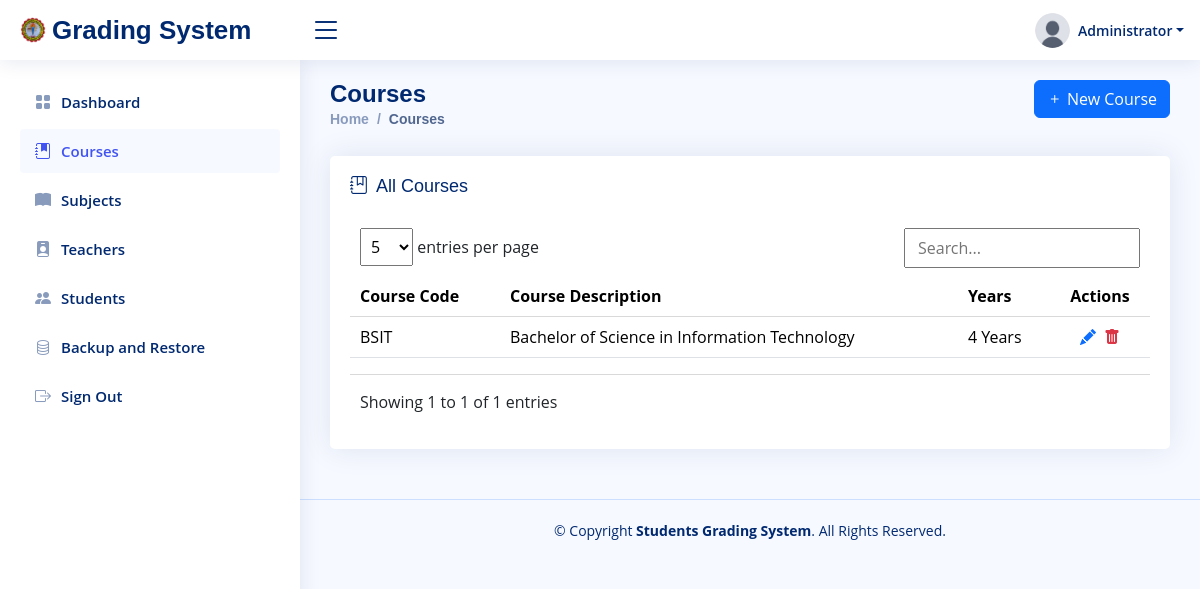
The page /courses (signed in) on the database its author committed.
### tables this page shows
CREATE TABLE `users` (
  `id` int(11) NOT NULL AUTO_INCREMENT,
  `uuid` varchar(36) NOT NULL,
  `name` varchar(100) NOT NULL,
  `username` varchar(50) NOT NULL,
  `password` varchar(255) NOT NULL,
  `image` varchar(50) NOT NULL,
  `user_type` varchar(20) NOT NULL,
  `created_at` datetime NOT NULL,
  `updated_at` datetime NOT NULL,
  PRIMARY KEY (`id`),
  UNIQUE KEY `uuid` (`uuid`),
  UNIQUE KEY `username` (`username`)
);

CREATE TABLE `courses` (
  `id` int(11) NOT NULL AUTO_INCREMENT,
  `uuid` varchar(36) NOT NULL,
  `code` varchar(100) NOT NULL,
  `description` varchar(100) NOT NULL,
  `years` int(11) NOT NULL,
  `created_at` datetime NOT NULL,
  `updated_at` datetime NOT NULL,
  PRIMARY KEY (`id`),
  UNIQUE KEY `uuid` (`uuid`),
  UNIQUE KEY `code` (`code`)
);

### config/database.php (called while the page is built, shortened)
<?php
class Database
{
    private $host = 'localhost';
    private $dbname = 'student_grading_system';
    private $username = 'root';
    private $password = '';
    private $connection;
    public function __construct()
    {
        $this->insert_admin_data();
    }
    private function connect()
    {
        $this->connection = new mysqli($this->host, $this->username, $this->password);
    }
    private function create_database()
    {
        $sql = "CREATE DATABASE IF NOT EXISTS " . $this->dbname;
    }
    private function select_database()
    {
        $this->connection->select_db($this->dbname);
    }
    private function create_users_table()
    {
        $sql = "CREATE TABLE IF NOT EXISTS users (
            id INT(11) AUTO_INCREMENT PRIMARY KEY,
            uuid VARCHAR(36) NOT NULL UNIQUE,
            name VARCHAR(100) NOT NULL,
            username VARCHAR(50) NOT NULL UNIQUE,
            password VARCHAR(255) NOT NULL,
            image VARCHAR(50) NOT NULL,
            user_type VARCHAR(20) NOT NULL,
            created_at DATETIME NOT NULL,
            updated_at DATETIME NOT NULL
        )";
    }
    private function create_students_table()
    {
        $sql = "CREATE TABLE IF NOT EXISTS students (
            id INT(11) AUTO_INCREMENT PRIMARY KEY,
            uuid VARCHAR(36) NOT NULL UNIQUE,
            account_id INT(11) NOT NULL UNIQUE,
            student_number VARCHAR(100) NOT NULL UNIQUE,
            course VARCHAR(100) NOT NULL,
            year VARCHAR(100) NOT NULL,
            section VARCHAR(100) NOT NULL,
            first_name VARCHAR(100) NOT NULL,
            middle_name VARCHAR(100) NOT NULL,
            last_name VARCHAR(100) NOT NULL,
            birthday VARCHAR(100) NOT NULL,
            mobile_number VARCHAR(100) NOT NULL,
            email VARCHAR(100) NOT NULL,
            address TEXT NOT NULL,
            created_at DATETIME NOT NULL,
            updated_at DATETIME NOT NULL
        )";
    }
    private function create_teachers_table()
    {
        $sql = "CREATE TABLE IF NOT EXISTS teachers (
            id INT(11) AUTO_INCREMENT PRIMARY KEY,
            uuid VARCHAR(36) NOT NULL UNIQUE,
            account_id INT(11) NOT NULL UNIQUE,
            employee_number VARCHAR(100) NOT NULL UNIQUE,
            first_name VARCHAR(100) NOT NULL,
            middle_name VARCHAR(100) NOT NULL,
            last_name VARCHAR(100) NOT NULL,
            birthday VARCHAR(100) NOT NULL,
            mobile_number VARCHAR(100) NOT NULL,
            email VARCHAR(100) NOT NULL,
            address TEXT NOT NULL,
            created_at DATETIME NOT NULL,
            updated_at DATETIME NOT NULL
        )";
    }
    private function create_courses_table()
    {
        $sql = "CREATE TABLE IF NOT EXISTS courses (
            id INT(11) AUTO_INCREMENT PRIMARY KEY,
            uuid VARCHAR(36) NOT NULL UNIQUE,
            code VARCHAR(100) NOT NULL UNIQUE,
            description VARCHAR(100) NOT NULL,
            years INT(11) NOT NULL,
            created_at DATETIME NOT NULL,
            updated_at DATETIME NOT NULL
        )";
    }
    private function create_grade_components_table()
    {
        $sql = "CREATE TABLE IF NOT EXISTS grade_components (
            id INT(11) AUTO_INCREMENT PRIMARY KEY,
            uuid VARCHAR(36) NOT NULL UNIQUE,
            teacher_id INT(11) NOT NULL,
            subject_id INT(11) NOT NULL,
            component VARCHAR(255) NOT NULL,
            weight INT(11) NOT NULL,
            created_at DATETIME NOT NULL,
            updated_at DATETIME NOT NULL
        )";
    }
    private function create_student_grades_table()
    {
        $sql = "CREATE TABLE IF NOT EXISTS student_grades (
            id INT(11) AUTO_INCREMENT PRIMARY KEY,
            uuid VARCHAR(36) NOT NULL UNIQUE,
            teacher_id INT(11) NOT NULL,
            student_id INT(11) NOT NULL,
            subject_id INT(11) NOT NULL,
            grade_component_id INT(11) NOT NULL,
            course VARCHAR(100) NOT NULL,
            year VARCHAR(10) NOT NULL,
            semester VARCHAR(10) NOT NULL,
            grade FLOAT(11,2) NOT NULL,
            created_at DATETIME NOT NULL,
            updated_at DATETIME NOT NULL
        )";
    }
    private function create_subjects_table()
    {
        $sql = "CREATE TABLE IF NOT EXISTS subjects (
            id INT(11) AUTO_INCREMENT PRIMARY KEY,
            uuid VARCHAR(36) NOT NULL UNIQUE,
            code VARCHAR(100) NOT NULL,
            description VARCHAR(100) NOT NULL,
            lecture_units INT(11) NOT NULL,
            laboratory_units INT(11) NOT NULL,
            hours_per_week INT(11) NOT NULL,
            course VARCHAR(100) NOT NULL,
            year VARCHAR(10) NOT NULL,
            semester VARCHAR(10) NOT NULL,
            created_at DATETIME NOT NULL,
            updated_at DATETIME NOT NULL
        )";
    }
    private function create_logs_table()
    {
        $sql = "CREATE TABLE IF NOT EXISTS logs (
            id INT(11) AUTO_INCREMENT PRIMARY KEY,
            uuid VARCHAR(36) NOT NULL UNIQUE,
            user_id INT(11) NOT NULL,
            activity TEXT NOT NULL,
            created_at DATETIME NOT NULL,
            updated_at DATETIME NOT NULL
        )";
    }
    private function insert_admin_data()
    {
        $is_admin_exists = $this->select_one("users", "id", "1");
    }
    public function select_one($table, $condition_column, $condition_value)
    {
        $sql = "SELECT * FROM $table WHERE $condition_column = ? LIMIT 1";
        $stmt = $this->connection->prepare($sql);
        $stmt->bind_param("s", $condition_value);
        $stmt->execute();
        return $stmt->get_result()->fetch_assoc();
    }
    public function select_all($table, $order_by = null, $direction = 'ASC')
    {
        $sql = "SELECT * FROM $table";
        if ($order_by) {
            $sql .= " ORDER BY $order_by " . strtoupper($direction);
        }
        $result = $this->connection->query($sql);
        return $result->fetch_all(MYSQLI_ASSOC);
    }
}
$db = new Database();

### views/pages/courses.php (the view, shortened to what this page needs)
<?php include_once "../views/pages/templates/header.php" ?>
<main id="main" class="main">
    <div class="pagetitle">
        <div class="row">
            <div class="col-6">
                <h1>Courses</h1>
                <nav>
                    <ol class="breadcrumb">
                        <li class="breadcrumb-item"><a href="/">Home</a></li>
                        <li class="breadcrumb-item active">Courses</li>
                    </ol>
                </nav>
            </div>
            <div class="col-6">
                <button class="btn btn-primary float-end" data-bs-toggle="modal" data-bs-target="#new_course_modal"><i class="bi bi-plus"></i> New Course</button>
            </div>
        </div>
    </div>
    <section class="section">
        <div class="row">
            <div class="col-lg-12">
                <div class="card">
                    <div class="card-body">
                        <h5 class="card-title"><i class="bi bi-journal-bookmark me-1"></i> All Courses</h5>
                        <table class="table datatable">
                            <thead>
                                <tr>
                                    <th>Course Code</th>
                                    <th>Course Description</th>
                                    <th>Years</th>
                                    <th class="text-center">Actions</th>
                                </tr>
                            </thead>
                            <tbody>
                                <?php if ($courses = $db->select_all("courses", "id", "DESC")): ?>
                                    <?php foreach ($courses as $course): ?>
                                        <tr>
                                            <td><?= $course["code"] ?></td>
                                            <td><?= $course["description"] ?></td>
                                            <td><?= $course["years"] ?> Year<?= intval($course["years"]) > 1 ? "s" : null ?></td>
                                            <td class="text-center">
                                                <i class="bi bi-pencil-fill text-primary me-1 update_course" role="button" course_id="<?= $course["id"] ?>"></i>
                                                <i class="bi bi-trash-fill text-danger delete_course" role="button" course_id="<?= $course["id"] ?>"></i>
                                            </td>
                                        </tr>
                                    <?php endforeach ?>
                                <?php endif ?>
                            </tbody>
                        </table>
                    </div>
                </div>
            </div>
        </div>
    </section>
</main>
<?php include_once "../views/pages/templates/footer.php" ?>

### views/pages/templates/header.php (shortened to what this page needs)
<?php
$current_page = basename($_SERVER['REQUEST_URI']);
$user_data = $db->select_one("users", "id", $_SESSION["user_id"]);
?>
<!DOCTYPE html>
<html lang="en">
<head>
    <link href="assets/vendor/bootstrap/css/bootstrap.min.css" rel="stylesheet">
    <link href="assets/vendor/bootstrap-icons/bootstrap-icons.css" rel="stylesheet">
    <link href="assets/vendor/simple-datatables/style.css" rel="stylesheet">
    <link href="assets/vendor/sweetalert2/css/sweetalert2.min.css" rel="stylesheet">
    <link href="assets/css/style.css" rel="stylesheet">
</head>
<body>
    <header id="header" class="header fixed-top d-flex align-items-center">
        <div class="d-flex align-items-center justify-content-between">
            <a href="index.html" class="logo d-flex align-items-center">
                <img src="assets/img/logo.png" alt="">
                <span class="d-none d-lg-block">Grading System</span>
            </a>
            <i class="bi bi-list toggle-sidebar-btn"></i>
        </div>
        <nav class="header-nav ms-auto">
            <ul class="d-flex align-items-center">
                <li class="nav-item dropdown pe-3">
                    <a class="nav-link nav-profile d-flex align-items-center pe-0" href="#" data-bs-toggle="dropdown">
                        <img src="assets/img/uploads/<?= $user_data["image"] ?>" alt="Profile" class="rounded-circle" style="width: 35px; height: 35px;">
                        <span class="d-none d-md-block dropdown-toggle ps-2"><?= $_SESSION["user_type"] != "admin" ? get_initials($teacher_student_data["first_name"]) . " " . $teacher_student_data["last_name"] : $user_data["name"] ?></span>
                    </a>
                </li>
            </ul>
        </nav>
    </header>
    <aside id="sidebar" class="sidebar">
        <ul class="sidebar-nav" id="sidebar-nav">
            <?php if ($_SESSION["user_type"] == "admin"): ?>
                <li class="nav-item">
                    <a class="nav-link <?= $current_page != "dashboard" ? "collapsed" : null ?>" href="dashboard">
                        <i class="bi bi-grid-fill"></i>
                        <span>Dashboard</span>
                    </a>
                </li>
                <li class="nav-item">
                    <a class="nav-link <?= $current_page != "courses" ? "collapsed" : null ?>" href="courses">
                        <i class="bi bi-journal-bookmark-fill"></i>
                        <span>Courses</span>
                    </a>
                </li>
                <li class="nav-item">
                    <a class="nav-link <?= $current_page != "subjects" ? "collapsed" : null ?>" href="subjects">
                        <i class="bi bi-book-fill"></i>
                        <span>Subjects</span>
                    </a>
                </li>
                <li class="nav-item">
                    <a class="nav-link <?= $current_page != "teachers" ? "collapsed" : null ?>" href="teachers">
                        <i class="bi bi-person-badge-fill"></i>
                        <span>Teachers</span>
                    </a>
                </li>
                <li class="nav-item">
                    <a class="nav-link <?= $current_page != "students" ? "collapsed" : null ?>" href="students">
                        <i class="bi bi-people-fill"></i>
                        <span>Students</span>
                    </a>
                </li>
                <li class="nav-item">
                    <a class="nav-link <?= $current_page != "backup_and_restore" ? "collapsed" : null ?>" href="backup_and_restore">
                        <i class="bi bi-database"></i>
                        <span>Backup and Restore</span>
                    </a>
                </li>
            <?php endif ?>
            <li class="nav-item">
                <a class="nav-link collapsed logout" href="javascript:void(0)">
                    <i class="bi bi-box-arrow-right"></i>
                    <span>Sign Out</span>
                </a>
            </li>
        </ul>
    </aside>

### public/assets/css/style.css (style rules this page uses)
:root { scroll-behavior: smooth; }
body { font-family: "Open Sans", sans-serif; background: #f6f9ff; color: #444444; }
a { color: #4154f1; text-decoration: none; }
h1, h2, h3, h4, h5, h6 { font-family: "Nunito", sans-serif; }
#main { margin-top: 60px; padding: 20px 30px; transition: all 0.3s; }
.pagetitle { margin-bottom: 10px; }
.pagetitle h1 { font-size: 24px; margin-bottom: 0; font-weight: 600; color: #012970; }
.card { margin-bottom: 30px; border: none; border-radius: 5px; box-shadow: 0px 0 30px rgba(1, 41, 112, 0.1); }
.card-title { padding: 20px 0 15px 0; font-size: 18px; font-weight: 500; color: #012970; font-family: "Poppins", sans-serif; }
.card-body { padding: 0 20px 20px 20px; }
.breadcrumb { font-size: 14px; font-family: "Nunito", sans-serif; color: #899bbd; font-weight: 600; }
.breadcrumb a { color: #899bbd; transition: 0.3s; }
.breadcrumb .breadcrumb-item::before { color: #899bbd; }
.breadcrumb .active { color: #51678f; font-weight: 600; }
.logo { line-height: 1; }
@media (min-width: 1200px) { .logo { width: 280px; } }
.logo img { max-height: 26px; margin-right: 6px; }
.logo span { font-size: 26px; font-weight: 700; color: #012970; font-family: "Nunito", sans-serif; }
.header { transition: all 0.5s; z-index: 997; height: 60px; box-shadow: 0px 2px 20px rgba(1, 41, 112, 0.1); background-color: #fff; padding-left: 20px; }
.header .toggle-sidebar-btn { font-size: 32px; padding-left: 10px; cursor: pointer; color: #012970; }
.header-nav ul { list-style: none; }
.header-nav>ul { margin: 0; padding: 0; }
.header-nav .nav-profile { color: #012970; }
.header-nav .nav-profile img { max-height: 36px; }
.header-nav .nav-profile span { font-size: 14px; font-weight: 600; }
.sidebar { position: fixed; top: 60px; left: 0; bottom: 0; width: 300px; z-index: 996; transition: all 0.3s; padding: 20px; overflow-y: auto; scrollbar-width: thin; scrollbar-color: #aab7cf transparent; box-shadow: 0px 0px 20px rgba(1, 41, 112, 0.1); background-color: #fff; }
@media (min-width: 1200px) { #main, #footer { margin-left: 300px; } }
.sidebar-nav { padding: 0; margin: 0; list-style: none; }
.sidebar-nav li { padding: 0; margin: 0; list-style: none; }
.sidebar-nav .nav-item { margin-bottom: 5px; }
.sidebar-nav .nav-link { display: flex; align-items: center; font-size: 15px; font-weight: 600; color: #4154f1; transition: 0.3; background: #f6f9ff; padding: 10px 15px; border-radius: 4px; }
.sidebar-nav .nav-link i { font-size: 16px; margin-right: 10px; color: #4154f1; }
.sidebar-nav .nav-link.collapsed { color: #012970; background: #fff; }
.sidebar-nav .nav-link.collapsed i { color: #899bbd; }

### rows shown on the page
users: image (placeholder picture), name "Administrator"
courses: code "BSIT", description "Bachelor of Science in Information Technology", years "4"
